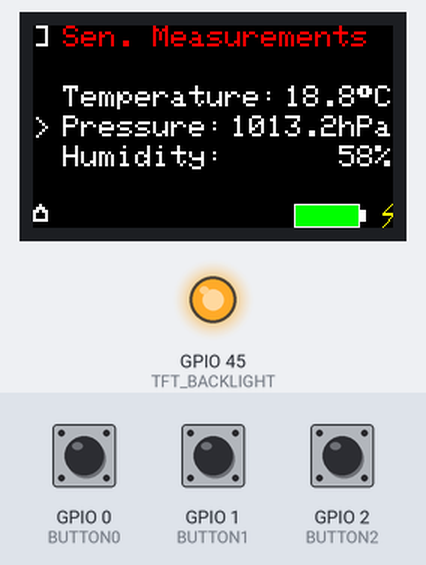
This program was run on a simulated ESP32-S3. Shown: 240×135 colour display, output pins drawn as LEDs (lit = HIGH). The test bench sets the inputs (shaded band); at power-on: GPIO 0 (BUTTON0) HIGH, GPIO 2 (BUTTON2) LOW, GPIO 1 (BUTTON1) LOW. Pins used as bus, display or sensor lines are not drawn.

Above: at 1.7 s.
1.8 s: GPIO 0 (BUTTON0) pulled LOW for 1 s
At 3.4 s:
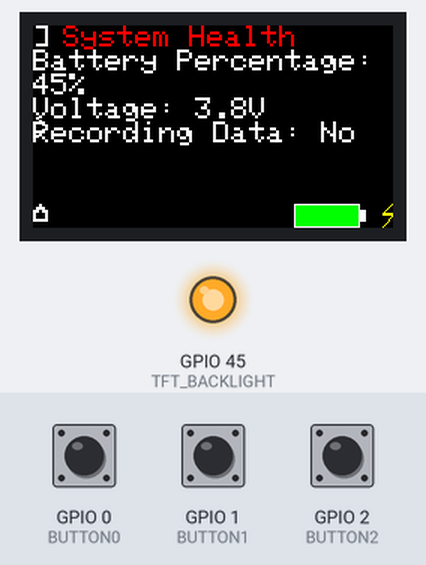
4.3 s: GPIO 2 (BUTTON2) pulled HIGH for 0.15 s
At 4.43 s:
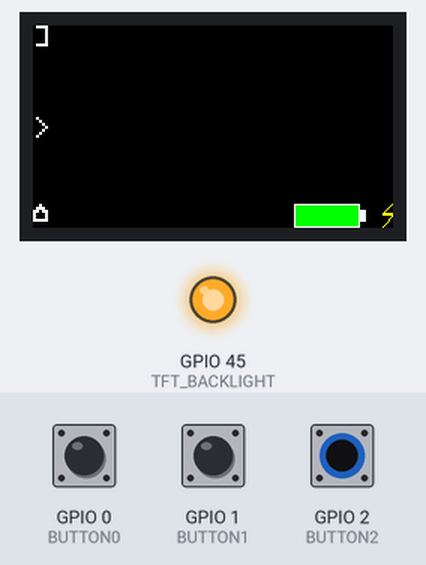
6.0 s: GPIO 0 (BUTTON0) pulled LOW for 0.15 s
At 6.7 s:
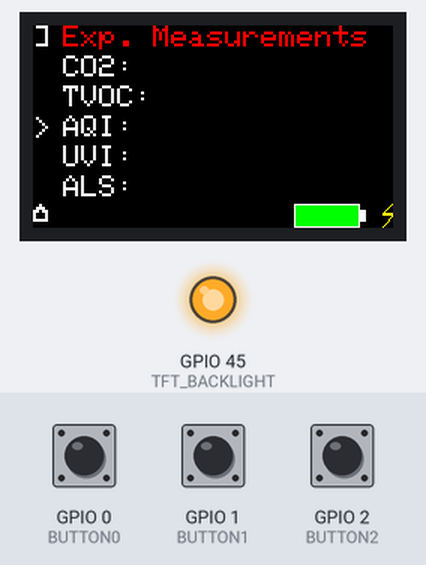
7.7 s: GPIO 2 (BUTTON2) pulled HIGH for 1 s
At 8.6 s:
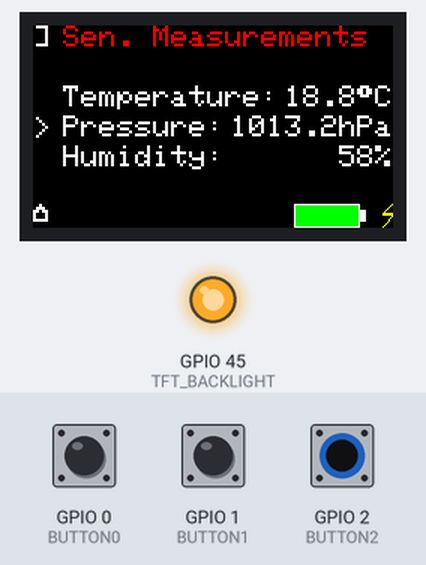
10.2 s: GPIO 0 (BUTTON0) pulled LOW for 3.2 s
At 12.2 s:
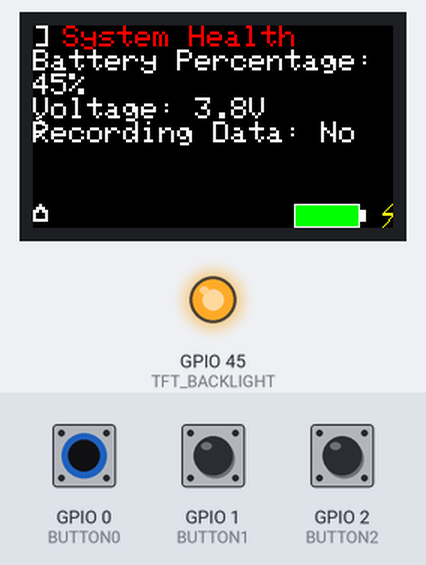
Timing chart, 0 to 13.7 s (numbered marks = the images above; inputs shaded):
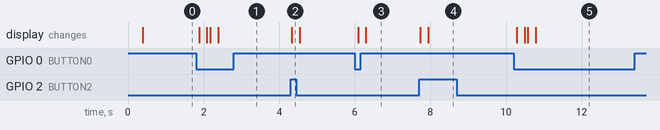

The program:

main.cpp
```cpp
#include <Arduino.h>
#include <Adafruit_ST7789.h>
#include <Adafruit_GFX.h>
#include <SPI.h>
#include <Wire.h>

#define BUTTON0 0
#define BUTTON1 1
#define BUTTON2 2
#define TFT_CS 42
#define TFT_DC 40
#define TFT_RST 41
#define TFT_BACKLIGHT 45
#define TFT_I2C_POWER 7

Adafruit_ST7789 tft = Adafruit_ST7789(TFT_CS, TFT_DC, TFT_RST);

typedef struct{
  bool BTN0_State;
  bool BTN1_State;
  bool BTN2_State;
} buttonStates;

buttonStates buttonState;

bool stop = false;

buttonStates readButtons(void);
void sensorScreen();
void expansionScreen();
void systemHealth();
void navBar();

void setup() {
  pinMode(BUTTON0, INPUT_PULLUP);
  pinMode(BUTTON1, INPUT_PULLDOWN);
  pinMode(BUTTON2, INPUT_PULLDOWN);

  pinMode(TFT_BACKLIGHT, OUTPUT);
  pinMode(TFT_I2C_POWER, OUTPUT);

  digitalWrite(TFT_BACKLIGHT, HIGH);
  digitalWrite(TFT_I2C_POWER, HIGH);

  tft.init(135, 240); // Define TFT resolution
  tft.setRotation(3); // CCW orientation
  sensorScreen();
}

void loop() {
  sensor_screen:
  buttonState = readButtons();

  if(buttonState.BTN0_State){
    buttonState.BTN0_State = false;
    expansionScreen();
    while(true){  // Expansion Sensor Measurements
      buttonState = readButtons();

      if(buttonState.BTN0_State){
        buttonState.BTN0_State = false;
        systemHealth();
        while(true){  // System Health
          buttonState = readButtons();

          if(buttonState.BTN0_State){
            buttonState.BTN0_State = false;

          }
          else if(buttonState.BTN1_State){

          }
          else if(buttonState.BTN2_State){
            sensorScreen();
            goto sensor_screen;
          }
          else{
          }
        }
      }
      else if(buttonState.BTN1_State){

      }
      else if(buttonState.BTN2_State){
        sensorScreen();
        goto sensor_screen;
      }
      else{
      }
    }
  }
  else if(buttonState.BTN1_State){
    buttonState.BTN1_State = false;
    navBar();
    while(true){
      if(buttonState.BTN0_State){

      }
      else if(buttonState.BTN1_State){

      }
      else if(buttonState.BTN2_State){
        sensorScreen();
        goto sensor_screen;
      }
      else{
      }
    }
  }
  else if(buttonState.BTN2_State){

  }
  else{
  }
}

buttonStates readButtons(){
  buttonState.BTN0_State = false;
  buttonState.BTN1_State = false;
  buttonState.BTN2_State = false;
  uint32_t lastDebounceTime;

  if(!digitalRead(BUTTON0) || digitalRead(BUTTON1) || digitalRead(BUTTON2)){
    lastDebounceTime = millis();
  }

  while(true){
    if((millis() - lastDebounceTime) > 50){
      if(!digitalRead(BUTTON0)){
        buttonState.BTN0_State = true;
        break;
      }
      else if(digitalRead(BUTTON1)){
        buttonState.BTN1_State = true;
        break;
      }
      else if(digitalRead(BUTTON2)){
        buttonState.BTN2_State = true;
        break;
      }
      else{
        break;
      }
    }
  }

  return buttonState;
}

void sensorScreen(){
  navBar();
  tft.setTextSize(2);
  tft.setCursor(20,0);
  tft.setTextColor(ST77XX_RED);
  tft.println("Sen. Measurements");
  tft.setCursor(20,40);
  tft.setTextColor(ST77XX_WHITE);
  tft.print("Temperature:");
  tft.setCursor(168,40);
  tft.print("18.8\367C");
  tft.setCursor(20,60);
  tft.println("Pressure:");
  tft.setCursor(132,60);
  tft.print("1013.2hPa");
  tft.setCursor(20,80);
  tft.println("Humidity:");
  tft.setCursor(204,80);
  tft.print("58%");
  delay(200);
}

void expansionScreen(){
  navBar();
  tft.setTextSize(2);
  tft.setCursor(20,0);
  tft.setTextColor(ST77XX_RED);
  tft.print("Exp. Measurements");
  tft.setCursor(20,20);
  tft.setTextColor(ST77XX_WHITE);
  tft.print("CO2:");
  tft.setCursor(20,40);
  tft.print("TVOC:");
  tft.setCursor(20,60);
  tft.print("AQI:");
  tft.setCursor(20,80);
  tft.print("UVI:");
  tft.setCursor(20,100);
  tft.print("ALS:");
}

void systemHealth(){
  navBar();
  tft.setCursor(20,0);
  tft.setTextSize(2);
  tft.setTextColor(ST77XX_RED);
  tft.println("System Health");
  tft.setTextColor(ST77XX_WHITE);
  tft.println("Battery Percentage: 45%");
  tft.println("Voltage: 3.8V");
  tft.println("Recording Data: No");
  delay(200);
}

void navBar(){
  tft.fillScreen(ST77XX_BLACK);
  tft.drawChar(0,0,0x5D,ST77XX_WHITE,0,2);
  tft.drawChar(0,61,0x3E,ST77XX_WHITE,0,2);
  tft.drawChar(0,119,0x7F,ST77XX_WHITE,0,2);

  tft.drawRect(174,119,44,16,ST77XX_WHITE);
  tft.fillRect(218,123,4,8,ST77XX_WHITE);
  tft.fillRect(175,120,42,14,ST77XX_GREEN);

  tft.drawLine(233,125,240,118,ST77XX_YELLOW);
  tft.fillRect(233,125,7,2,ST77XX_YELLOW);
  tft.drawLine(233,134,240,126,ST77XX_YELLOW);

  delay(200);
}
```

Measured:
- after the input at 1.8 s, the display: first changes after 0.09 s (image 1 shows a later state)
- after the input at 4.3 s, the display: changes at once (image 2)
- after the input at 6.0 s, the display: first changes after 0.09 s (image 3 shows a later state)
- after the input at 7.7 s, the display: first changes at once (image 4 shows a later state)
- after the input at 10.2 s, the display: first changes after 0.09 s (image 5 shows a later state)
